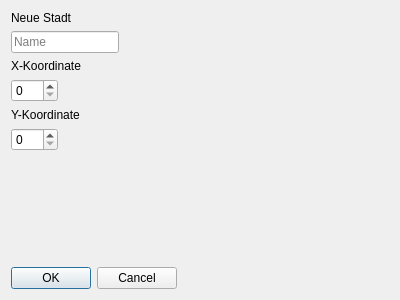
<?xml version="1.0" encoding="UTF-8"?>
<ui version="4.0">
 <class>Dialog</class>
 <widget class="QDialog" name="Dialog">
  <property name="geometry">
   <rect>
    <x>0</x>
    <y>0</y>
    <width>400</width>
    <height>300</height>
   </rect>
  </property>
  <property name="windowTitle">
   <string>Dialog</string>
  </property>
  <layout class="QFormLayout" name="formLayout">
   <item row="0" column="0">
    <widget class="QLabel" name="label">
     <property name="text">
      <string>Neue Stadt</string>
     </property>
    </widget>
   </item>
   <item row="1" column="0">
    <widget class="QLineEdit" name="lineEdit_cityName">
     <property name="inputMask">
      <string/>
     </property>
     <property name="text">
      <string/>
     </property>
     <property name="placeholderText">
      <string>Name</string>
     </property>
    </widget>
   </item>
   <item row="3" column="0">
    <widget class="QSpinBox" name="spinBox_x">
     <property name="maximum">
      <number>999</number>
     </property>
    </widget>
   </item>
   <item row="5" column="0">
    <widget class="QSpinBox" name="spinBox_y">
     <property name="maximum">
      <number>999</number>
     </property>
    </widget>
   </item>
   <item row="7" column="0">
    <widget class="QDialogButtonBox" name="buttonBox">
     <property name="orientation">
      <enum>Qt::Orientation::Horizontal</enum>
     </property>
     <property name="standardButtons">
      <set>QDialogButtonBox::StandardButton::Cancel|QDialogButtonBox::StandardButton::Ok</set>
     </property>
    </widget>
   </item>
   <item row="6" column="0">
    <spacer name="verticalSpacer">
     <property name="orientation">
      <enum>Qt::Orientation::Vertical</enum>
     </property>
     <property name="sizeHint" stdset="0">
      <size>
       <width>20</width>
       <height>40</height>
      </size>
     </property>
    </spacer>
   </item>
   <item row="2" column="0">
    <widget class="QLabel" name="label_x">
     <property name="text">
      <string>X-Koordinate</string>
     </property>
    </widget>
   </item>
   <item row="4" column="0">
    <widget class="QLabel" name="label_y">
     <property name="text">
      <string>Y-Koordinate</string>
     </property>
    </widget>
   </item>
  </layout>
 </widget>
 <resources/>
 <connections>
  <connection>
   <sender>buttonBox</sender>
   <signal>accepted()</signal>
   <receiver>Dialog</receiver>
   <slot>accept()</slot>
   <hints>
    <hint type="sourcelabel">
     <x>248</x>
     <y>254</y>
    </hint>
    <hint type="destinationlabel">
     <x>157</x>
     <y>274</y>
    </hint>
   </hints>
  </connection>
  <connection>
   <sender>buttonBox</sender>
   <signal>rejected()</signal>
   <receiver>Dialog</receiver>
   <slot>reject()</slot>
   <hints>
    <hint type="sourcelabel">
     <x>316</x>
     <y>260</y>
    </hint>
    <hint type="destinationlabel">
     <x>286</x>
     <y>274</y>
    </hint>
   </hints>
  </connection>
 </connections>
</ui>
